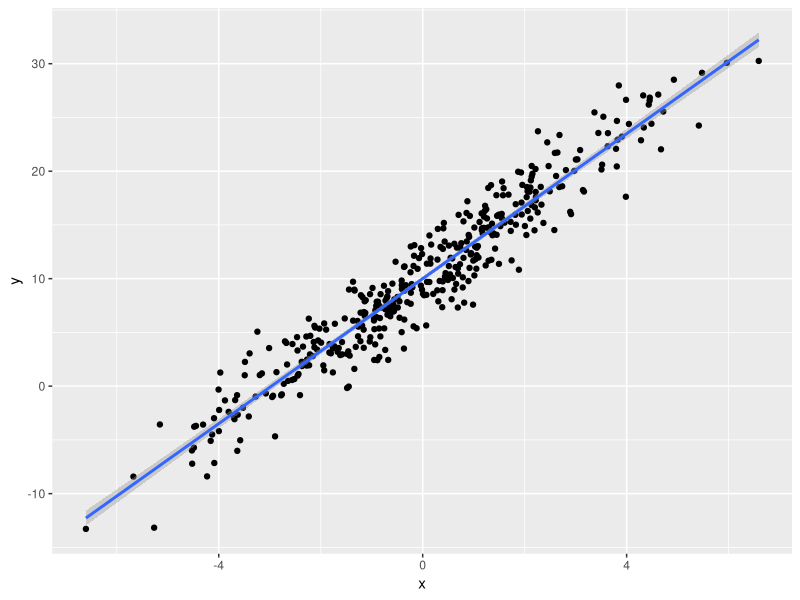

Source code (R):
## ---- chunk 1
library(tidyverse)
library(stats) # For linear models
library(MASS)
library(broom) # for tidy output
library(knitr) # for nice tables

rm(list = ls())
## ---- chunk 2

# Parameters 
sample_size <- 400
intercept <- 10
slope <- 3.4
sd <- 5
mean <- 0

x <- mvrnorm(n = sample_size, mu = 0, Sigma = sd, empirical = TRUE) 
y <- intercept + slope*x + mvrnorm(n = sample_size, mu = 0, Sigma = sd, empirical = TRUE) 
df <- tibble(x = x, y = y)

lm <- summary(lm(formula = y ~ x, data = df))

## ---- chunk 3

ggplot(data = df, mapping = aes(x = x, y = y)) + 
  geom_point() + 
  stat_smooth(method = "lm")
## ---- chunk 4
# Parameters
group_size <- 200 
mean_g1 <- 10
mean_g2 <- 12
sd_g1 <- 0.3
sd_g2 <- 0.3
group_1 <- mvrnorm(n = group_size, mu = mean_g1, Sigma = sd_g1, empirical = TRUE)
group_2 <- mvrnorm(n = group_size, mu = mean_g2, Sigma = sd_g2, empirical = TRUE)
data <- c(group_1, group_2)

# Data frame
df <- tibble(x = rep(c(0, 1), each = group_size),
             y = data)

t.test(formula = y ~ x, data = df)
t_test <- summary(lm(formula = y ~ x, data = df))
t_test

knitr::kable(coefficients(t_test), digits=3)

## ---- chunk 5

